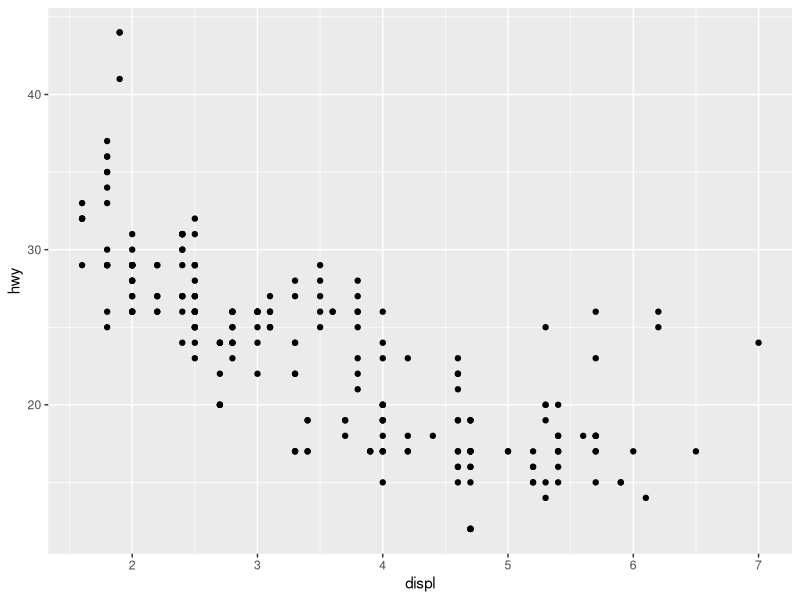
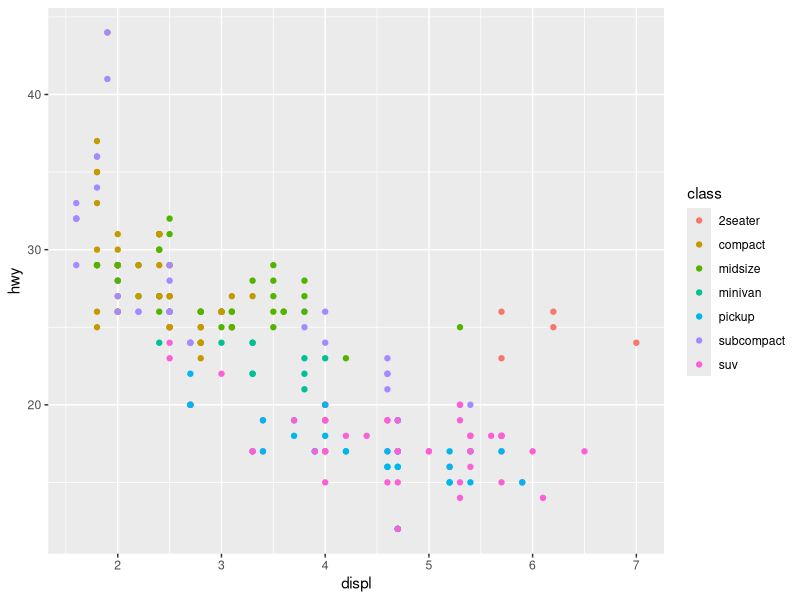
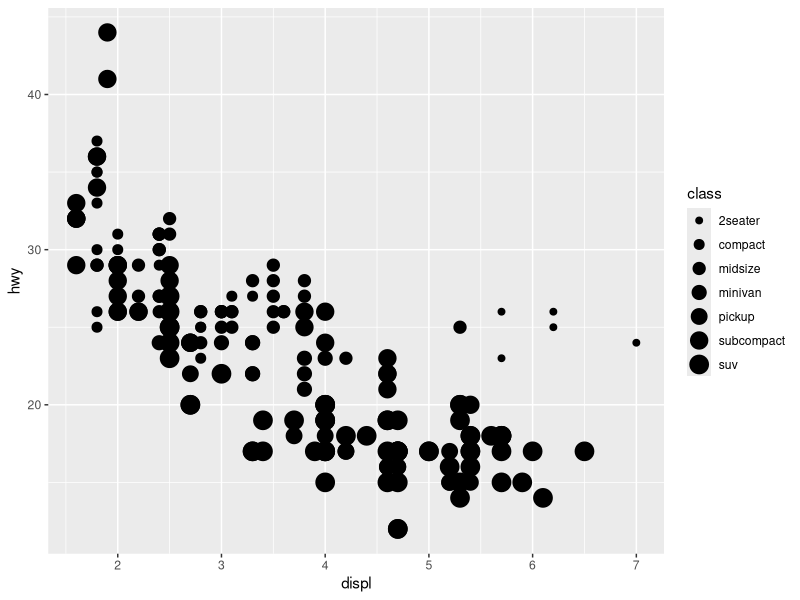
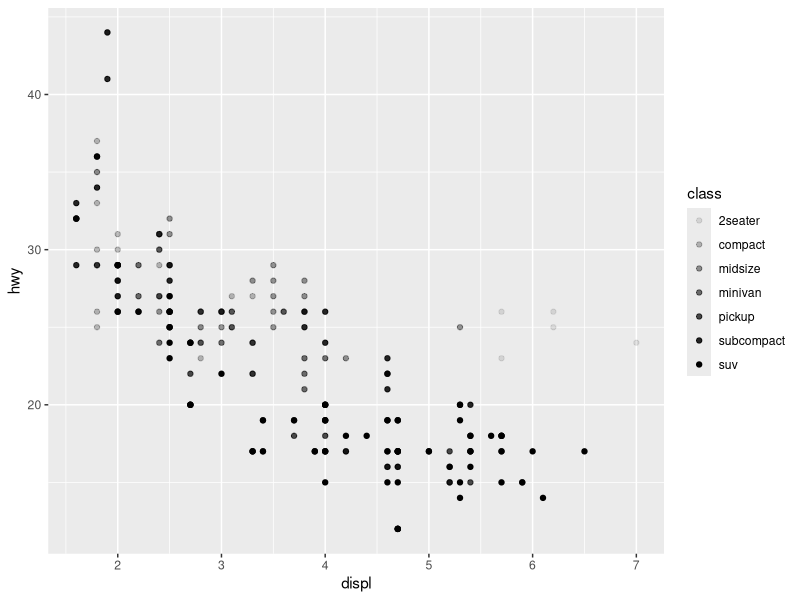
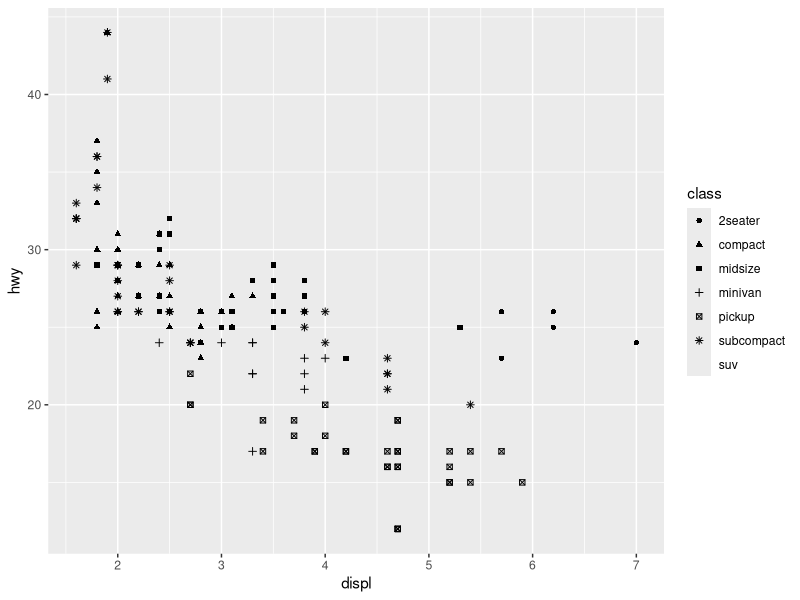
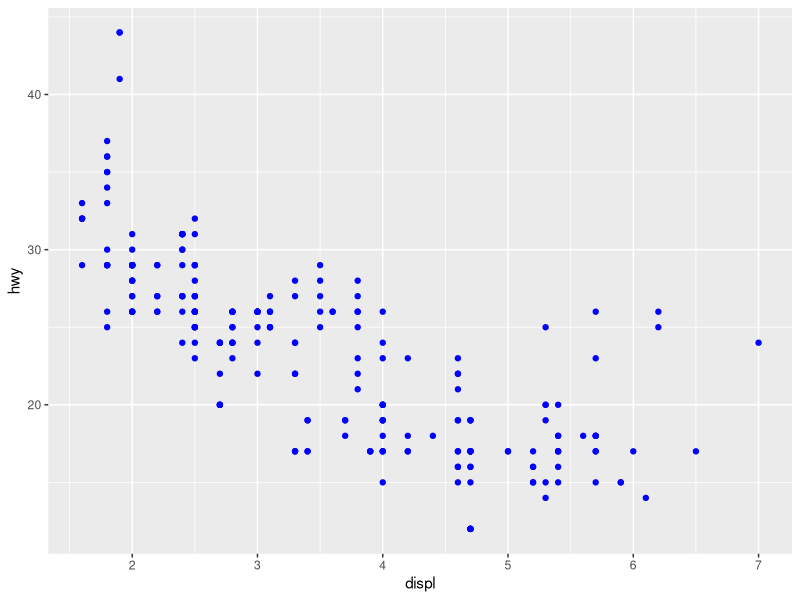
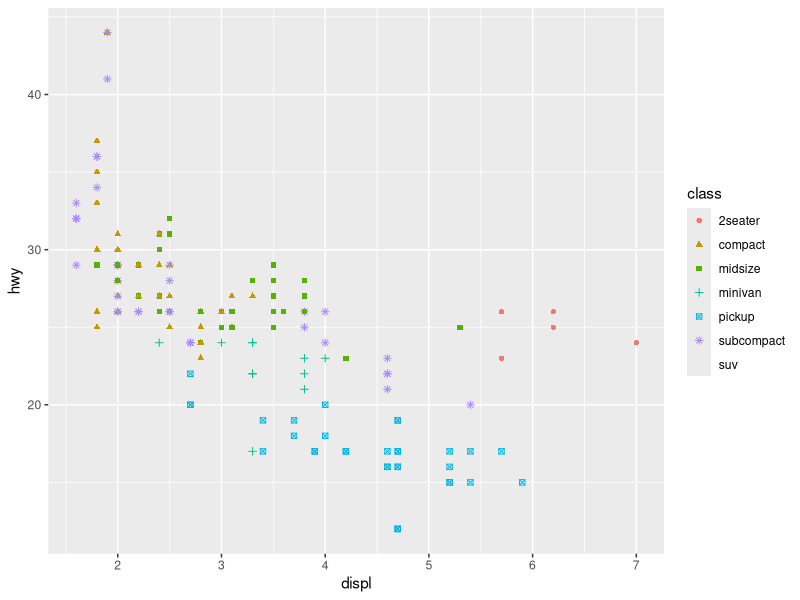
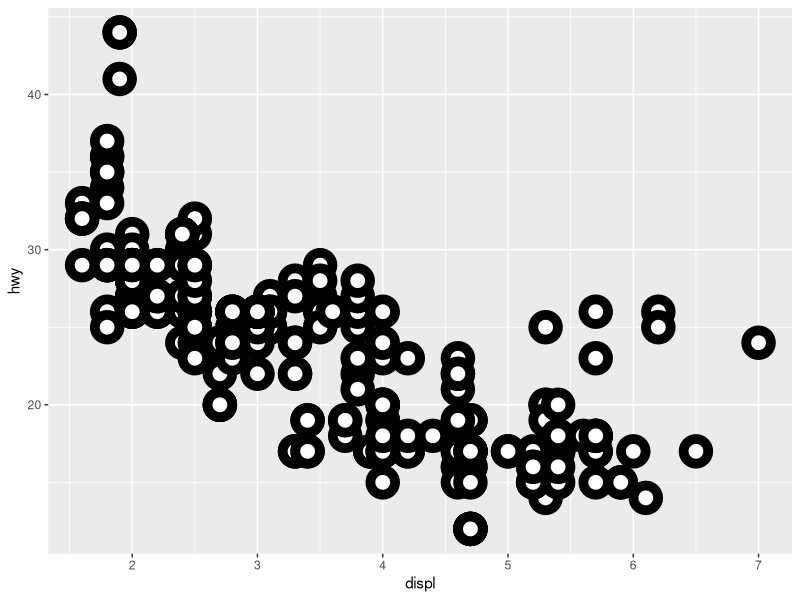

The R source for these figures, in order:
## ---- chunk 1
knitr::opts_chunk$set(echo = TRUE)
## ---- chunk 2
# install multiple packages
# install.packages("tidyverse")

# update tityverse
# tidyverse_update()

# install other relevant packages
# install.packages(c("nycflights13", "gapminder", "Lahman"))
## ---- chunk 3
# explicitly state where a function or dataset comes from 
# dplyr::mutate()
# nycflights13::flights
## ---- chunk 4
# review it, find the smallest subset that reveals the problem
mtcars
## ---- chunk 5
# take a subset
mtcars_subset <- subset(mtcars, mpg==21.0)
mtcars_subset
## ---- chunk 6
# output the subset in a single line
dput(mtcars_subset)
## ---- chunk 7
# now that line can be easily loaded into a dataframe
test_data_dataframe = structure(list(mpg = c(21, 21), cyl = c(6, 6), disp = c(160, 
160), hp = c(110, 110), drat = c(3.9, 3.9), wt = c(2.62, 2.875
), qsec = c(16.46, 17.02), vs = c(0, 0), am = c(1, 1), gear = c(4, 
4), carb = c(4, 4)), .Names = c("mpg", "cyl", "disp", "hp", "drat", 
"wt", "qsec", "vs", "am", "gear", "carb"), row.names = c("Mazda RX4", 
"Mazda RX4 Wag"), class = "data.frame")
test_data_dataframe
## ---- chunk 8
library(tidyverse)
## ---- chunk 9
mpg
## ---- chunk 10
names(mpg)
## ---- chunk 11
?mpg
## ---- chunk 12
ggplot(data = mpg) +
  geom_point(mapping = aes(x=displ, y = hwy))
  
  # this is an example of a useless plot 
  # geom_point(mapping = aes(x=class, y = drv))
## ---- chunk 13
# see a summary
summary(mpg)
## ---- chunk 14
# count the rows (observations)
num_rows <- nrow(mpg)
print(paste("Number of rows in data set: ", num_rows, sep = ""))
## ---- chunk 15
ggplot(data = mpg) +
  geom_point(mapping = aes(x = displ, y = hwy, color = class))
## ---- chunk 16
ggplot(data = mpg) +
  geom_point(mapping = aes(x = displ, y = hwy, size = class))
## ---- chunk 17
ggplot(data = mpg) +
  geom_point(mapping = aes(x = displ, y = hwy, alpha = class))
## ---- chunk 18
ggplot(data = mpg) +
  geom_point(mapping = aes(x = displ, y = hwy, shape = class))
## ---- chunk 19
ggplot(data = mpg) +
  geom_point(mapping = aes(x = displ, y = hwy), color = "blue")
## ---- chunk 20
mpg
## ---- chunk 21
# ggplot(data = mpg) +
  # geom_point(mapping = aes(x = displ, y = hwy, shape = year))
## ---- chunk 22
ggplot(data = mpg) +
  geom_point(mapping = aes(x = displ, y = hwy, color = class, shape = class))
## ---- chunk 23
?geom_point
## ---- chunk 24
ggplot(data = mpg) +
  geom_point(mapping = aes(x = displ, y = hwy), shape = 21, colour = "black", fill = "white", size = 5, stroke = 5)
## ---- chunk 25
ggplot(data = mpg) +
  geom_point(mapping = aes(x = displ, y = hwy, color = displ))
## ---- chunk 26
ggplot(data = mpg) +
  geom_point(mapping = aes(x = displ, y = hwy, color = displ < 5))
## ---- chunk 27
ggplot(data = mpg) +
  geom_point(mapping = aes(x = displ, y = hwy)) +
  facet_wrap(~class, nrow = 2)
## ---- chunk 28
?mpg
## ---- chunk 29
ggplot(data = mpg) +
  geom_point(mapping = aes(x = displ, y = hwy)) +
  facet_grid(drv~cyl)
## ---- chunk 30
ggplot(data = mpg) +
  geom_point(mapping = aes(x = displ, y = hwy)) +
  facet_grid(.~cyl)
## ---- chunk 31
ggplot(data = mpg) +
  geom_point(mapping = aes(x = displ, y = hwy)) +
  facet_grid(cyl~.)
## ---- chunk 32
ggplot(data = mpg) +
  geom_point(mapping = aes(x = displ, y = hwy)) +
  facet_grid(cty~.)
## ---- chunk 33
ggplot(data = mpg) +
  geom_point(mapping=aes(x=displ,y=hwy))
## ---- chunk 34
ggplot(data=mpg) +
  geom_point(mapping=aes(x=displ,y=hwy)) +
  geom_smooth(mapping=aes(x=displ,y=hwy))
## ---- chunk 35
ggplot(data=mpg) +
  geom_smooth(mapping=aes(x=displ,y=hwy,linetype=drv))
## ---- chunk 36
ggplot(data=mpg) +
  geom_point(mapping=aes(x=displ,y=hwy,color=drv)) +
  geom_smooth(mapping=aes(x=displ,y=hwy,linetype=drv,color=drv))
## ---- chunk 37
ggplot(data=mpg,mapping=aes(x=displ,y=hwy,linetype=drv,color=drv)) +
  geom_point() +
  geom_smooth()
## ---- chunk 38
ggplot(data=mpg,mapping=aes(x=displ,y=hwy,color=class)) +
  geom_point()
## ---- chunk 39
ggplot(data=mpg,mapping=aes(x=displ,y=hwy,color=class)) +
  # geom_point(mapping=aes(color=class)) +
  geom_point() +
  geom_smooth()
## ---- chunk 40
ggplot(data=mpg,mapping=aes(x=displ,y=hwy)) +
  geom_point(mapping=aes(color=class)) +
  geom_smooth()
